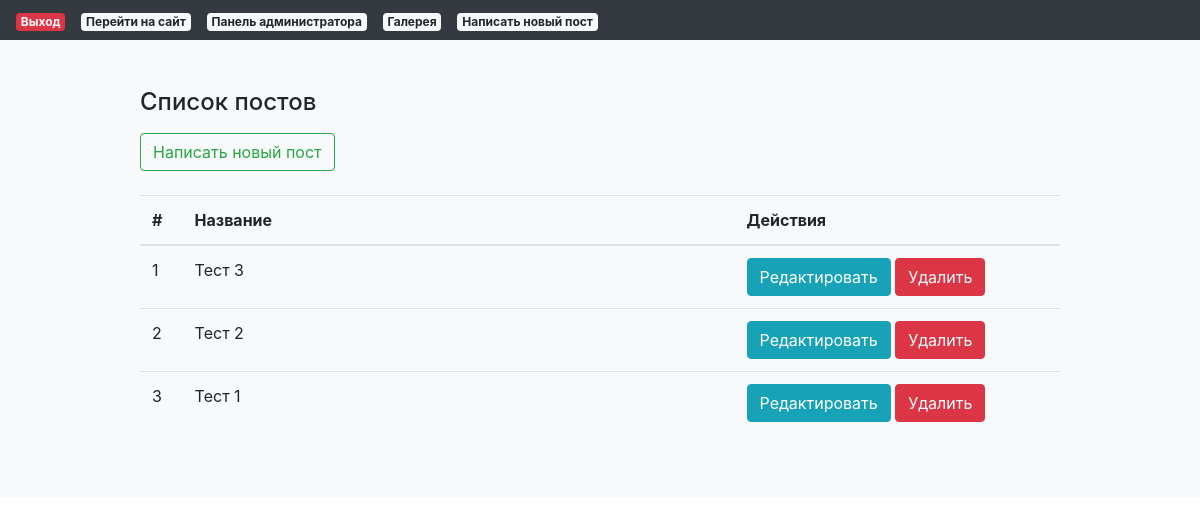
/admin/index.php (signed in), run on the app's committed database.
### tables this page shows
CREATE TABLE `posts` (
  `id` int(11) NOT NULL,
  `content` text,
  `preview` varchar(191) DEFAULT NULL,
  `created_at` date DEFAULT NULL,
  `title` varchar(191) DEFAULT NULL
);

### admin/process/post.php (called while the page is built, shortened)
<?php
function getAllPosts($link) {
	$query = "SELECT * FROM posts ORDER BY id DESC";
	$result = mysqli_query($link, $query);
	$n = mysqli_num_rows($result);
	$posts = array();
	for ($i=0; $i < $n; $i++) {
		$row = mysqli_fetch_assoc($result);
		$posts[] = $row;
	}
	return $posts;
}

### admin/views/main.php (the view, shortened to what this page needs)
<!DOCTYPE html>
<html>
<head>
	<link rel="stylesheet" href="https://maxcdn.bootstrapcdn.com/bootstrap/4.0.0/css/bootstrap.min.css">
	<link rel="stylesheet" type="text/css" href="./assets/css/fileinput.css">
</head>
<body>
	<nav class="navbar collapse bg-dark">
		<ul class="nav">
			<li class="nav-item">
				<a class="badge badge-danger navbar-brand" href="./index.php?action=logout">Выход</a>
			</li>
			<li class="nav-item">
				<a class="badge badge-light navbar-brand" href="../">Перейти на сайт</a>
			</li>
			<li class="nav-item">
				<a class="badge badge-light navbar-brand" href="./">Панель администратора</a>
			</li>
			<li class="nav-item">
				<a class="badge badge-light navbar-brand" href="index.php?action=gallery">Галерея</a>
			</li>
			<li class="nav-item">
				<a class="badge badge-light navbar-brand" href="index.php?action=createPostView">Написать новый пост</a>
			</li>
		</ul>
	</nav>
	<div class="py-5 bg-light">
		<div class="container">
			<div class="row justify-content-md-center">
				<div class="col-md-10">
					<div class="row ">
						<div class="container mb-4">
							<h4 class="mb-3">Список постов</h4>
							<a class="btn btn-outline-success" href="index.php?action=createPostView">Написать новый пост</a>
						</div>
					</div>
					<table class="table table-hover">
						<thead>
							<tr>
								<th>#</th>
								<th style="width: 60%;">Название</th>
								<th>Действия</th>
							</tr>
						</thead>
						<tbody>
							<?php
								$i = 1;
								foreach ($posts as $key => $post) {
									echo "<tr>
											<td scope='row'>".$i++."</td>
											<td>".$post['title']."</td>
											<td>
												<a class='btn btn-info' href='index.php?action=editPostView&id=".$post['id']."'>Редактировать</a>
												<a class='btn btn-danger' href='index.php?action=deletePost&id=".$post['id']."'>Удалить</a>
											</td>
										</tr>";
								}
							?>
						</tbody>
					</table>
				</div>
			</div>
		</div>
	</div>
</body>
</html>

### data on the page
posts: title "Тест 3"
posts: title "Тест 2"
posts: title "Тест 1"
